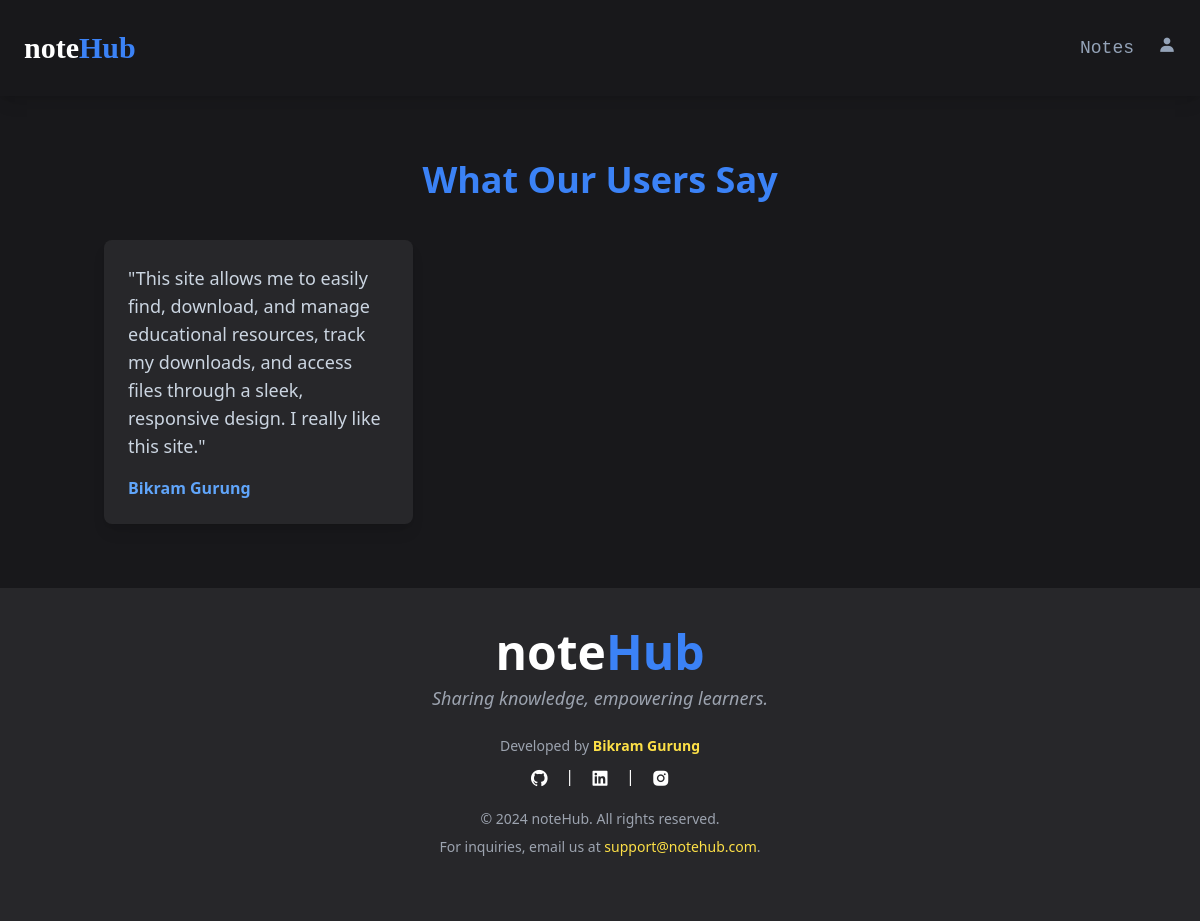
Page /testimonial/ (signed in) on the committed database.
### notes/models.py (models this page shows)
class Feedback(models.Model):
    author = models.ForeignKey(User, on_delete=models.CASCADE)
    feedback = models.TextField()

### notes/views.py (the view)
# urls.py: path('testimonial/', views.testimonial, name='testimonial'),
def testimonial(request):
    testimonials = Feedback.objects.all()
    context = {
        'testimonials':testimonials,
    }
    return render(request, 'notes/testimonials.html', context)

### notes/templates/notes/testimonials.html (shortened to what this page needs)
{% extends "notes/base.html" %}
{% load static %}
{% block testimonials %}
<div class="bg-zinc-900 py-16">
    <div class="container mx-auto px-4">
        <h2 class="text-4xl font-bold text-center text-blue-500 mb-10">What Our Users Say</h2>
        {% if testimonials %}
        <div class="grid gap-8 sm:grid-cols-1 md:grid-cols-2 lg:grid-cols-3">
            {% for testimonial in testimonials %}
            <div class="bg-zinc-800 rounded-lg p-6 shadow-lg">
                <p class="text-lg text-slate-300 mb-4">"{{ testimonial.feedback }}"</p>
                <p class="text-blue-400 font-semibold">{{ testimonial.author.first_name }}</p>
            </div>
            {% endfor %}
        </div>
        {% endif %}
    </div>
</div>
{% endblock %}

### rows in the picture
Feedback: feedback "This site allows me to easily find, download, and manage educational resources, track my downloads, and access files through a sleek, responsive design. I really like this site.", author.first_name "Bikram Gurung"
